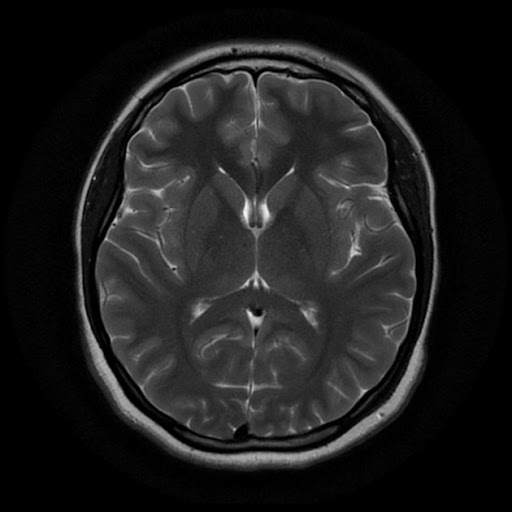
%> input picture healthy.jpg, 512 x 512 px
$ octave final_project_finalcode.m   (GNU Octave 9; MATLAB toolbox functions it lacks are replaced by stand-ins)
%> lines starting %> are read from the running program, lines starting %| are printed output that depends on the picture; in (x1, y1, x2, y2) boxes, pixels count from 0 and x2, y2 are one past the last pixel; in counts of white or black regions, pixels touching at a corner belong together; the program's own positions count from 1
clc; clear;

healthy = imread('healthy.jpg');
%> healthy is the input picture: size 512x512x3 uint8; min 0, max 245, mean 29.7
bw_healthy = rgb2gray(healthy);

patient = imread('epilep1.jpg');
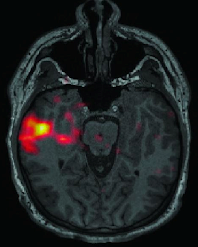
%> input picture epilep1.jpg, 198 x 247 px
%> patient is the input picture: size 247x198x3 uint8; mean R, G, B 30, 33.1, 34
bw_patient = rgb2gray(patient);
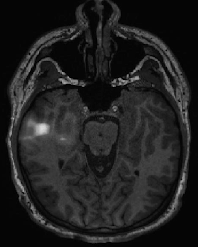
%> bw_patient: size 247x198 uint8; min 0, max 218, mean 32.3


%hello, I am a bob.

%change from 0-255 to 0-1 scale
bw_patient = im2double(bw_patient);
%> bw_patient: size 247x198 double

%create a copy, keep the original
epiNew = bw_patient;

%apply noise to simulate noisy image. Preliminary
sigma = 0.01;
epiNew = randn(size(epiNew))*sigma + epiNew;
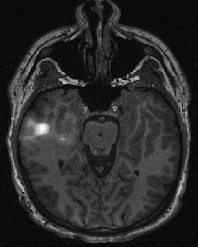
%> epiNew: size 247x198 double; min -0.0214, max 0.854, mean 0.127; drawn with min black and max white
imshow(epiNew);

%apply noise filter
h2 = fspecial('gaussian', 8, 1);
epiNew = imfilter(epiNew, h2);
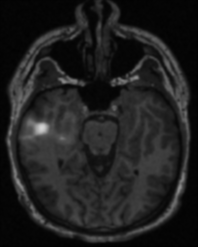
%> epiNew: size 247x198 double; min 0.00375, max 0.829, mean 0.126
imshow(epiNew, []);

%dynamic thresholding depending on the set pixel number. Threshold
%continuously decreases until at least 'n' number of pixels can be seen
%through the threshold.
n = 10;
threshold = 1;
while threshold >0
    epiNew1 = epiNew;
    thresholdhigh = threshold;
    epiNew1(epiNew1<thresholdhigh) = 0;
    epiNew1(epiNew1>thresholdhigh) = 255;
    if length(epiNew1(epiNew1>threshold))>n
        break
    else
        threshold = threshold - 0.0001;
    end
end
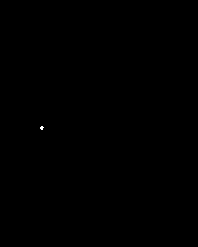
%> epiNew1: size 247x198 double; 0.02% white in thin lines or dots, all inside (x1, y1, x2, y2) = (40, 126, 44, 130)
%> after the loop, threshold = 0.804

%best determined threshold values displayed
display(threshold);
%| threshold = 0.8040

%apply threshold, values arbitrary
thresholdhigh = threshold;
%> thresholdhigh = 0.804
thresholdlow = threshold;
%> thresholdlow = 0.804
epiNew(epiNew<thresholdlow) = 0;
epiNew(epiNew>thresholdhigh) = 255;

%clean up the border areas
epiNew = imclearborder(epiNew, 4);
imshow(epiNew);

%image overlay
imshow(labeloverlay(rgb2gray(patient), epiNew));
%save current figure
saveas(gcf,'epilepD.jpg');

%mean center of mass (assumed circular) is [centx,centy]
[r, c] = find(epiNew > 0.99);
%> r = [128; 129; 127; 128; 129; 130; 127; 128; 129; 130; 128]; c = [41; 41; 42; 42; 42; 42; 43; 43; 43; 43; 44]
rowcolCoordinates = [mean(r), mean(c)];
%> rowcolCoordinates = [128.5 42.36]
centx = mean(c);
%> centx = 42.36
centy = mean(r);
%> centy = 128.5

%print display statements
if threshold>0.55
    disp('epilepsy highly probable')
elseif threshold>0.40
    disp('epilepsy probable')
else
    disp('epilepsy improbable')
end


[row col color] = size(bw_patient);
%> row = 247; col = 198; color = 1
x = col/2;
%> x = 99
y = row/2;
%> y = 123.5
imshow(bw_patient);
%centx = x / 2;
%centy = y / 2; %moves the circle around
r = 20;
hold on;
theta = 0 : (2 * pi / 10000) : (2 * pi); %change variable names
pline_x = r * cos(theta) + centx;
pline_y = r * sin(theta) + centy; %same here
plot(pline_x, pline_y, 'r-', 'LineWidth', 3);
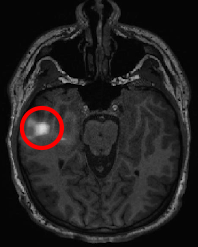
%> figure redrawn from the program's plot data
hold off;
%%adjust where circle goes

%save current figure as 'filename.jpg' to recall at subplot
saveas(gcf,'epilepC.jpg');
imshow('epilepC.jpg')
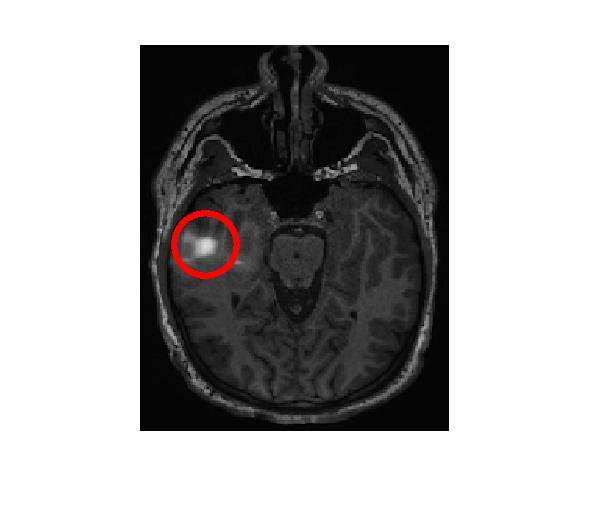
%> input picture epilepC.jpg, 591 x 531 px


subplot(1,2,1)
imshow(bw_healthy)
title('Healthy Brain')

subplot(1,2,2)
imshow('epilepC.jpg')
title('Epileptic Brain')
